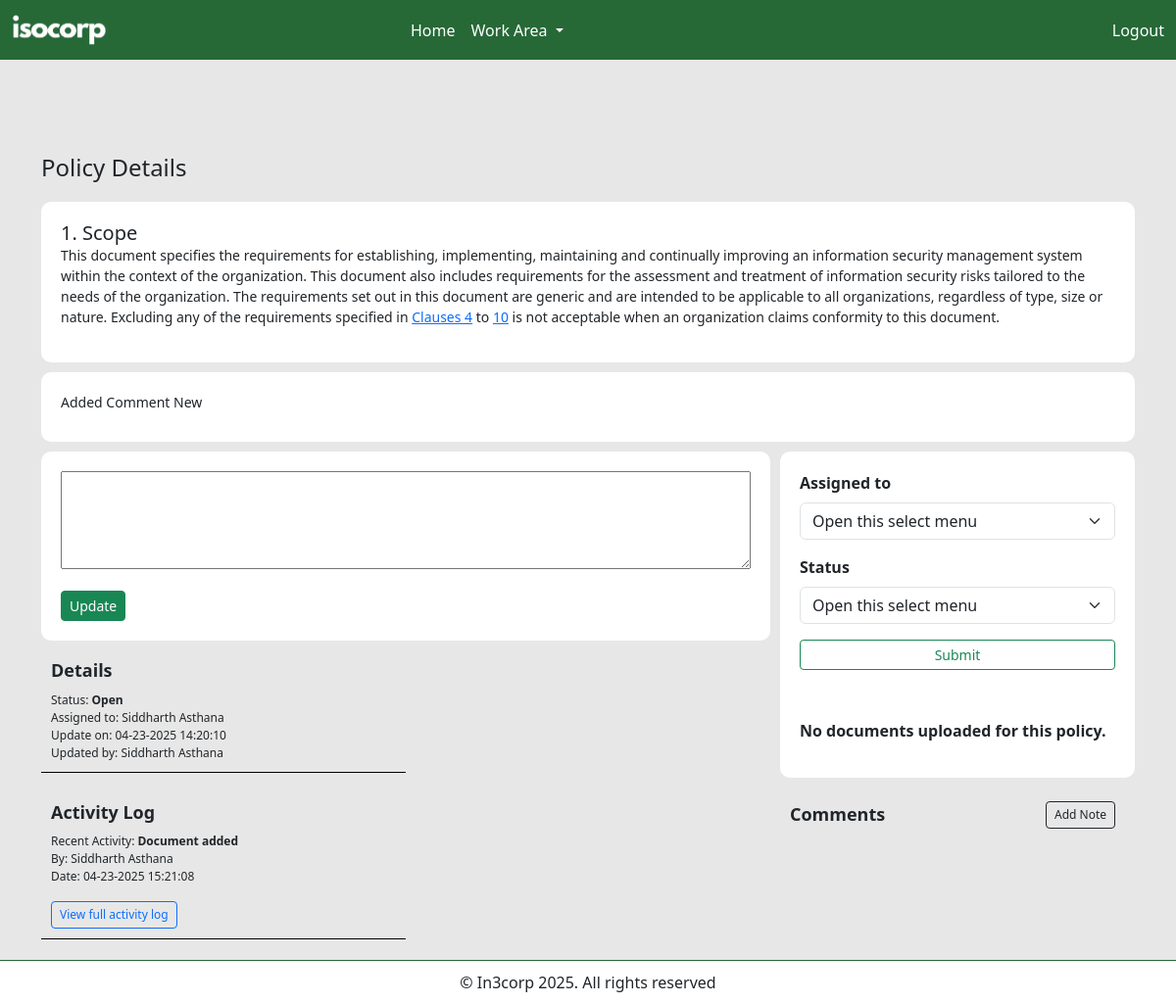
Screenshot of /all-code/policy-details.php?policy_id=1 with the database file from the repository.
### tables this page shows
CREATE TABLE `sub_control_policy` (
  `sub_control_policy_id` int(11) NOT NULL,
  `main_control_policy_id` varchar(15) NOT NULL,
  `sub_control_policy_number` varchar(15) NOT NULL,
  `sub_control_policy_heading` varchar(100) NOT NULL,
  `sub_control_policy_det` longtext,
  `sub_control_policy_status` varchar(15) NOT NULL
);

CREATE TABLE `policy_details` (
  `policy_details_id` int(11) NOT NULL,
  `policy_id` varchar(25) NOT NULL,
  `policy_table` varchar(100) NOT NULL,
  `policy_details` blob NOT NULL,
  `policy_document` varchar(255) DEFAULT NULL,
  `policy_assigned_to` varchar(100) DEFAULT NULL,
  `policy_status` varchar(100) DEFAULT NULL,
  `policy_update_on` varchar(100) DEFAULT NULL,
  `policy_updated_by` varchar(100) DEFAULT NULL,
  `policy_details_added_on` datetime NOT NULL DEFAULT CURRENT_TIMESTAMP
);

CREATE TABLE `version_control` (
  `vc_id` int(11) NOT NULL,
  `vc_data_id` varchar(100) DEFAULT NULL,
  `vc_screen_name` varchar(100) DEFAULT NULL,
  `vc_assigned_to` varchar(100) DEFAULT NULL,
  `vc_status` varchar(100) DEFAULT NULL,
  `vc_updated_on` varchar(100) DEFAULT NULL,
  `vc_updated_by` varchar(100) DEFAULT NULL
);

CREATE TABLE `activity` (
  `activity_id` int(11) NOT NULL,
  `activity_done_on` varchar(100) DEFAULT NULL,
  `activity_done_on_id` varchar(50) NOT NULL,
  `activity_name` varchar(100) DEFAULT NULL,
  `activity_by` varchar(100) DEFAULT NULL,
  `activity_date` varchar(100) DEFAULT NULL
);

### all-code/policy-details.php (the view, shortened to what this page needs)
<?php
include('includes/header.php');
include('includes/navbar.php');
include 'includes/connection.php';
include 'functions/policy-details/delete-doc-function.php';
include 'functions/policy-details/save-function.php';
include 'functions/policy-details/upload-function.php';
?>
<div class="container mt-3 mb-3 policy-det-heading-section">
    <?php
    $policy_id = null;
    $policy_table = "";
    $policy_column = "";
    if (isset($_GET['policy_id'])) {
        $policy_id = intval($_GET['policy_id']);
        $policy_table = "sub_control_policy";
        $policy_column = "sub_control_policy_id";
    } elseif (isset($_GET['linked_policy_id'])) {
        $policy_id = intval($_GET['linked_policy_id']);
        $policy_table = "linked_control_policy";
        $policy_column = "linked_control_policy_id";
    } elseif (isset($_GET['inner_policy_id'])) {
        $policy_id = intval($_GET['inner_policy_id']);
        $policy_table = "inner_linked_control_policy";
        $policy_column = "inner_linked_control_policy_id";
    }
    if ($policy_id && $policy_table && $policy_column) {
        $query = "SELECT * FROM $policy_table WHERE $policy_column = ?";
        $stmt = mysqli_prepare($connection, $query);
        mysqli_stmt_bind_param($stmt, "i", $policy_id);
        mysqli_stmt_execute($stmt);
        $result = mysqli_stmt_get_result($stmt);
        if ($result && mysqli_num_rows($result) > 0) {
            $policy = mysqli_fetch_assoc($result);
            if ($policy_table === "sub_control_policy") {
                $policy_number = $policy["sub_control_policy_number"];
                $policy_heading = $policy["sub_control_policy_heading"];
                $policy_content = $policy["sub_control_policy_det"];
            } elseif ($policy_table === "linked_control_policy") {
                $policy_number = $policy["linked_control_policy_number"];
                $policy_heading = $policy["linked_control_policy_heading"];
                $policy_content = $policy["linked_control_policy_det"];
            } elseif ($policy_table === "inner_linked_control_policy") {
                $policy_number = $policy["inner_linked_control_policy_number"];
                $policy_heading = $policy["inner_linked_control_policy_heading"];
                $policy_content = $policy["inner_linked_control_policy_det"];
            } else {
                $policy_number = '';
                $policy_heading = '';
                $policy_content = '';
            }
    ?>
            <h1 style="font-size: 24px; font-weight: 500;">Policy Details</h1>
            <div class="details-container">
                <h2 style="font-size: 20px !important;"><?= $policy_number . " " . $policy_heading ?></h2>
                <p style="font-size: 20px; margin: 0;"><?= $policy_content ?></p>
            </div>
        <?php
        } else {
            echo "<p>Policy details not found.</p>";
        }
    } else {
        echo "<p>No policy ID provided.</p>";
    }
    if ($policy_id && $policy_table) {
        $query = "SELECT policy_details FROM policy_details WHERE policy_id = ? AND policy_table = ?";
        $stmt = mysqli_prepare($connection, $query);
        mysqli_stmt_bind_param($stmt, "is", $policy_id, $policy_table);
        mysqli_stmt_execute($stmt);
        $result = mysqli_stmt_get_result($stmt);
        if ($result && mysqli_num_rows($result) > 0) {
            $policy = mysqli_fetch_assoc($result);
            $policy_content = stripslashes($policy["policy_details"]);
        ?>
            <div class="clause-container" style="font-size: 16px !important; width: 100%">
                <div class="clause-content" style="font-size: 16px !important; font-weight: 400 !important;">
                    <?= htmlspecialchars_decode($policy_content) ?>
                </div>
            </div>
    <?php
        } else {
        }
    } else {
        echo "<div id='alertBox' class='alert alert-danger mt-3'>Invalid Policy ID or Table.</div>";
    }
    ?>
    <div class="section-divider mb-5" style="margin-bottom: 0 !important;">
        <div style="flex: 2">
            <form action="" method="POST" class="WYSIWYG-editor-container">
                <div class="WYSIWYG-editor">
                    <textarea id="editorNew"></textarea>
                </div>
                <button type="submit" name="save" class="btn btn-sm btn-success mt-3">Update</button>
            </form>
            <?php
            $fetch_vc = "SELECT * FROM `version_control` WHERE `vc_data_id` = '$policy_id'";
            $fetch_vc_r = mysqli_query($connection, $fetch_vc);
            $fetched_vc_assigned_to = "";
            $fetched_vc_status = "";
            $fetched_vc_updated_on = "";
            $fetched_vc_updated_by = "";
            while ($row = mysqli_fetch_assoc($fetch_vc_r)) {
                $fetched_vc_assigned_to = $row['vc_assigned_to'];
                $fetched_vc_status = $row['vc_status'];
                $fetched_vc_updated_on = $row['vc_updated_on'];
                $fetched_vc_updated_by = $row['vc_updated_by'];
            }
            ?>
            <div style="border-bottom: 1px solid #000; margin-top: 10px; padding: 10px; margin-bottom: 20px; width: 50%;">
                <h5 style="font-weight: 600 !important; font-size: 18px !important;">Details</h5>
                <p style="margin: 0; font-size: 12px;">Status: <strong><?php echo $fetched_vc_status ?></strong></p>
                <p style="margin: 0; font-size: 12px;">Assigned to: <?php echo $fetched_vc_assigned_to ?></p>
                <p style="margin: 0; font-size: 12px;">Update on: <?php echo $fetched_vc_updated_on ?></p>
                <p style="margin: 0; font-size: 12px;">Updated by: <?php echo $fetched_vc_updated_by ?></p>
            </div>
            <?php
            if ($policy_id) {
                $get_activity = "SELECT * FROM activity WHERE activity_done_on_id = '$policy_id' ORDER BY activity_date DESC LIMIT 1";
                $get_activity_r = mysqli_query($connection, $get_activity);
                $activity_name_fetched = "";
                $activity_by_fetched = "";
                $activity_date_fetched = "";
                if (mysqli_num_rows($get_activity_r) > 0) {
                    $row = mysqli_fetch_assoc($get_activity_r);
                    $activity_name_fetched = $row['activity_name'];
                    $activity_by_fetched = $row['activity_by'];
                    $activity_date_fetched = $row['activity_date'];
                }
            }
            ?>
            <form action="" method="POST" style="border-bottom: 1px solid #000; margin-top: 10px; padding: 10px; margin-bottom: 50px; width: 50%;">
                <h5 style="font-weight: 600 !important; font-size: 18px !important;">Activity Log</h5>
                <p style="margin: 0; font-size: 12px;">Recent Activity: <strong><?php echo $activity_name_fetched; ?></strong></p>
                <p style="margin: 0; font-size: 12px;">By: <?php echo $activity_by_fetched; ?></p>
                <p style="margin: 0; font-size: 12px;">Date: <?php echo $activity_date_fetched; ?></p>
                <button type="button" class="btn btn-sm btn-outline-primary mt-3" style="margin: 0; font-size: 12px;" data-bs-toggle="modal" data-bs-target="#activityLogModal">
                    View full activity log
                </button>
            </form>
        </div>
        <div style="flex: 1">
            <div class="document-container" style="margin-left: 10px;">
                <form action="" method="POST" style="margin-bottom: 50px;">
                    <div class="mb-3">
                        <label for="exampleInputEmail1" class="form-label">Assigned to</label>
                        <select class="form-select" name="vc_assigned_to" aria-label="Default select example">
                            <option selected>Open this select menu</option>
                        </select>
                    </div>
                    <div class="mb-3">
                        <label for="exampleInputEmail1" class="form-label">Status</label>
                        <select class="form-select" name="vc_status" aria-label="Default select example">
                            <option selected>Open this select menu</option>
                        </select>
                    </div>
                    <button type="submit" name="update-details" class="btn btn-sm w-100 btn-outline-success">Submit</button>
                </form>
                <?php
                $query = "SELECT policy_document_id, document_name, document_path, document_version FROM policy_documents WHERE policy_id = ? AND policy_table_for_document = ?";
                $stmt = mysqli_prepare($connection, $query);
                mysqli_stmt_bind_param($stmt, "is", $policy_id, $policy_table);
                mysqli_stmt_execute($stmt);
                $result = mysqli_stmt_get_result($stmt);
                if ($result && mysqli_num_rows($result) > 0) {
                ?>
                    <div class="table-responsive">
                        <table class="table table-bordered">
                            <tbody>
                                <?php while ($doc = mysqli_fetch_assoc($result)) {
                                    $document_id = htmlspecialchars($doc['policy_document_id']);
                                    $document_path = htmlspecialchars($doc['document_path']);
                                    $document_name = htmlspecialchars($doc['document_name']);
                                    $document_version = htmlspecialchars($doc['document_version']);
                                ?>
                                    <tr>
                                        <td style="font-size: 12px;">
                                            <a href="download.php?path=<?php echo urlencode($document_path); ?>">
                                                <?php echo $document_name; ?>
                                            </a>
                                        </td>
                                        <td style="font-size: 12px;"><?php echo $document_version; ?></td>
                                        <?php
                                        if ($user_role === '1') { ?>
                                            <td class="text-center">
                                                <form action="update-document.php" method="POST">
                                                    <input type="text" name="policy_document_id" value="<?php echo $document_id; ?>" hidden>
                                                    <button type="submit" name="doc-edit-btn" class="doc-edit-btn">
                                                        <ion-icon name="create-outline"></ion-icon>
                                                    </button>
                                                </form>
                                            </td>
                                            <td class="text-center">
                                                <form action="" method="POST">
                                                    <input type="hidden" name="policy_document_id" value="<?php echo $document_id; ?>">
                                                    <button type="submit" name="delete-doc" class="doc-edit-btn">
                                                        <ion-icon name="trash-outline"></ion-icon>
                                                    </button>
                                                </form>
                                            </td>
                                        <?php } ?>
                                    </tr>
                                <?php } ?>
                            </tbody>
                        </table>
                    </div>
                <?php
                } else {
                    echo "<p>No documents uploaded for this policy.</p>";
                }
                ?>
            </div>
            <div class="notes-section mt-1">
                <div class="heading-row">
                    <p style="font-size: 18px;">Comments</p>
                    <button
                        style="font-size: 12px;"
                        type="button"
                        data-bs-toggle="modal"
                        data-bs-target="#commentModal"
                        class="btn btn-sm btn-outline-dark">Add Note</button>
                </div>
            </div>
        </div>
    </div>
</div>
<?php include('includes/footer.php'); ?>

### all-code/assets/styles.css (style rules this page uses)
body { background-color: #e7e7e7; }
.tab h1, h2, h3, h4 { font-size: 16px !important; margin: 0; }
.policy-det-heading-section h1 { font-weight: 600; }
.details-container { background-color: #fff; border-radius: 10px; padding: 20px; margin-top: 20px; }
.details-container h2 { font-size: 24px; }
.details-container p { font-size: 14px; }
.clause-container { background-color: #fff; border-radius: 10px; margin-top: 10px; padding: 20px; }
.clause-container p { font-weight: 700 !important; }
.section-divider { display: flex; justify-content: center; align-items: flex-start; }
.WYSIWYG-editor-container { background-color: #fff; padding: 20px; margin-top: 10px; border-radius: 10px; }
.WYSIWYG-editor textarea { width: 100% !important; height: 100px; }
.document-container { flex: 1; background-color: #fff !important; margin-top: 10px; border-radius: 10px; padding: 20px; }
.document-container { font-weight: 700 !important; }
.clause-content p { font-size: 14px !important; font-weight: 500 !important; margin: 0; margin-bottom: 10px; }
.clause-content h3, h4, h5, h6 { font-size: 14px !important; font-weight: 500 !important; margin: 0; margin-bottom: 10px; }
.heading-row { display: flex; justify-content: space-between; align-items: flex-start; margin-bottom: 15px; }
.notes-section { flex: 1; border-radius: 10px; padding: 20px; }
.notes-section p { font-size: 22px; font-weight: 600; }
.heading-row { display: flex; justify-content: space-between; }

### rows the page displays
sub_control_policy: sub_control_policy_number "1.", sub_control_policy_heading "Scope", sub_control_policy_det "This document specifies the requirements for establishing, implementing, maintaining and continually improving an information security management system within the context of the organization. This document also includes requirements for the assessment and treatment of information security risks tailored to the needs of the organization. The requirements set out in this document are generic and are intended to be applicable to all organizations, regardless of type, size or nature. Excluding any of the requirements specified in Clauses 4 to 10 is not acceptable when an organization claims conformity to this document."
policy_details: policy_details "Added Comment New"
version_control: vc_status "Open", vc_assigned_to "Siddharth Asthana", vc_updated_on "04-23-2025 14:20:10", vc_updated_by "Siddharth Asthana"
activity: activity_name "Document added", activity_by "Siddharth Asthana", activity_date "04-23-2025 15:21:08"
